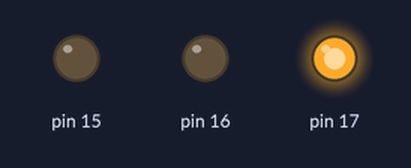
Recording of a sketch running on a simulated Arduino Uno, built with avr-gcc and run on an emulated ATmega328P. Parts: output pins drawn as LEDs (lit = HIGH).

Above: at 0.5 s.
At 1.5 s:
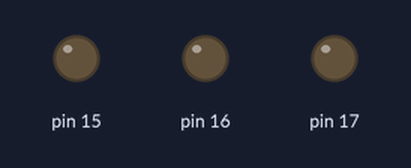
At 5.5 s:
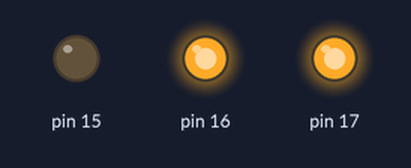
Timing chart, 0 to 6.9 s (numbered marks = the images above):
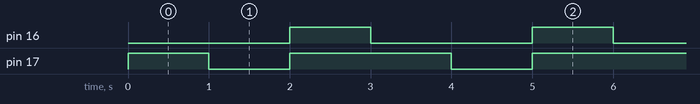

Measured:
- by itself, pin 16: alternates HIGH for 1.0 s and LOW for 2.0 s
- by itself, pin 17: repeats every 3.0 s: LOW 1.0 s, HIGH 2.0 s
- by itself, everything shown: repeats every 3.0 s, in 3 steps

The sketch:

RGB_LED.ino
```cpp
int counter = 0;
int status[3];

void setup() {
    Serial.begin(9600);
    pinMode(15, OUTPUT);
    pinMode(16, OUTPUT);
    pinMode(17, OUTPUT);
}

void loop() {
    counter = (counter + 1) % 3;
    switch (counter) {
    case 0:
        status[0] = 0;
        status[1] = 1;
        status[2] = 1;
        break;
    case 1:
        status[0] = 0;
        status[1] = 0;
        status[2] = 1;
        // status = {0, 0, 1};
        break;
    case 2:
        status[0] = 0;
        status[1] = 0;
        status[2] = 0;
        // status = {0, 0, 0};
    default:
        break;
    }
    changeColor(status);
    delay(1000);
}

void changeColor(int *status) {
    for(int i = 0; i < 3; i++) {
        if (status[i] == 0) {
            digitalWrite(i + 15, LOW);
        }
        else {
            digitalWrite(i + 15, HIGH);
        }
    }
}
```
